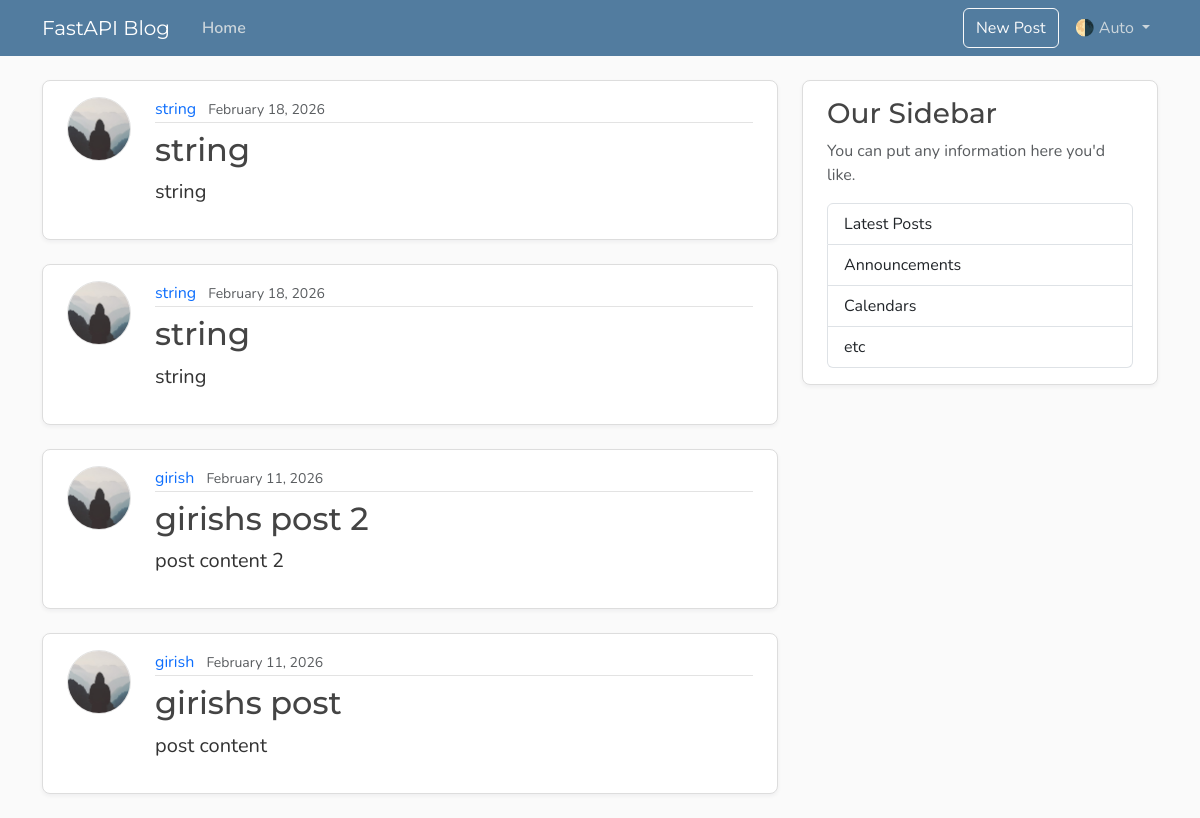
Page /posts on the earlier database version.
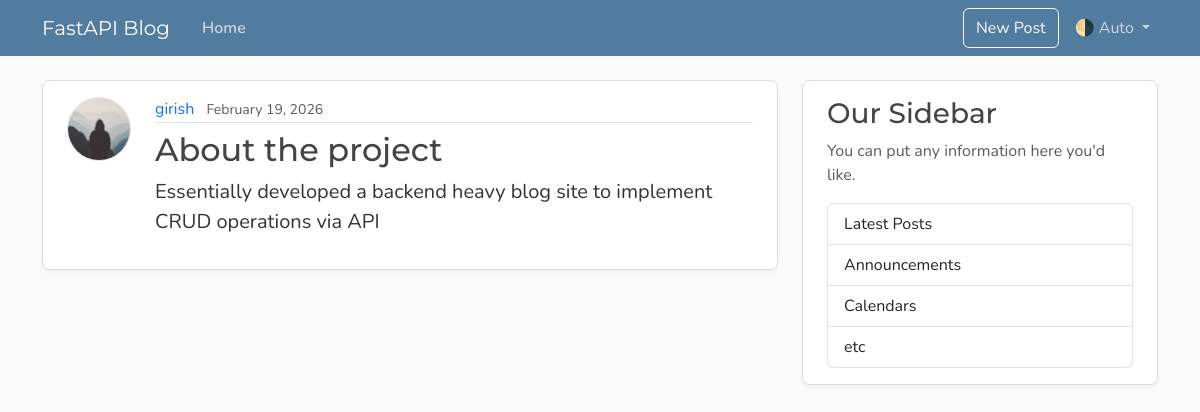
Same page on the later database version.
### models.py (models this page shows, shortened)
class Post(Base):
    __tablename__ = "posts"
    id: Mapped[int] = mapped_column(Integer, primary_key=True, index=True)
    title: Mapped[str] = mapped_column(String(100), nullable=False)
    content: Mapped[str] = mapped_column(Text, nullable=False)
    user_id: Mapped[int] = mapped_column(
        ForeignKey("users.id"),
        nullable=False,
        index=True,
    )
    date_posted: Mapped[datetime] = mapped_column(
        DateTime(timezone=True),
        default=lambda: datetime.now(UTC),
    )
    author: Mapped[User] = relationship(back_populates="posts")

class User(Base):
    __tablename__ = "users"
    id: Mapped[int] = mapped_column(Integer, primary_key=True, index=True)
    username: Mapped[str] = mapped_column(String(50), unique=True, nullable=False)
    email: Mapped[str] = mapped_column(String(120), unique=True, nullable=False)
    image_file: Mapped[str | None] = mapped_column(
        String(200),
        nullable=True,
        default=None,
    )
    posts: Mapped[list[Post]] = relationship(back_populates="author", cascade="all, delete-orphan")

### main.py (the view)
@app.get("/", include_in_schema=False, name="home")
@app.get("/posts", include_in_schema=False, name="posts")
async def home(request: Request, db: Annotated[AsyncSession, Depends(get_db)]):
    result = await db.execute(select(models.Post).options(selectinload(models.Post.author)).order_by(models.Post.date_posted.desc()),) #.options is the eager loading
    posts = result.scalars().all()
    return templates.TemplateResponse(
        request,
        "home.html",
        {"posts": posts, "title": "Home"},
    )

### templates/home.html
{% extends "layout.html" %}
{% block content %}
  {% for post in posts %}
    <article class="content-section py-3 px-4 mb-4">
      <div class="d-flex align-items-start gap-4">
        <img class="rounded-circle article-img flex-shrink-0"
             src="{{ post.author.image_path }}"
             alt="{{ post.author.username }}'s profile picture"
             width="64"
             height="64"
             loading="lazy">
        <div class="flex-grow-1">
          <div class="article-metadata mb-2">
            <a class="me-2"
               href="{{ url_for("user_posts", user_id=post.author.id) }}">{{ post.author.username }}</a>
            <small class="text-body-secondary">{{ post.date_posted.strftime("%B %d, %Y") }}</small>
          </div>
          <h2>
            <a class="article-title"
               href="{{ url_for("post_page", post_id=post.id) }}">{{ post.title }}</a>
          </h2>
          <p class="article-content">{{ post.content }}</p>
        </div>
      </div>
    </article>
  {% endfor %}
{% endblock content %}

### templates/layout.html (shortened to what this page needs)
<!DOCTYPE html>
<html lang="en">
  <head>
    <link href="https://cdn.jsdelivr.net/npm/bootstrap@5.3.8/dist/css/bootstrap.min.css"
          rel="stylesheet"
>
    <link rel="stylesheet"
          type="text/css"
          href="{{ url_for("static", path='css/main.css') }}">
  </head>
  <body class="d-flex flex-column min-vh-100">
    <header class="site-header">
      <nav class="navbar navbar-expand-md bg-steel fixed-top"
           data-bs-theme="dark">
        <div class="container">
          <a class="navbar-brand me-4" href="{{ url_for("home") }}">FastAPI Blog</a>
          <div class="collapse navbar-collapse" id="navbarToggle">
            <div class="navbar-nav me-auto">
              <a class="nav-link active"
                 aria-current="page"
                 href="{{ url_for("home") }}">Home</a>
            </div>
            <div class="navbar-nav">
              <button class="btn btn-outline-light mb-2 mb-md-0 me-md-2"
                type="button"
                data-bs-toggle="modal"
                data-bs-target="#createPostModal">New Post</button>
              <div class="nav-item dropdown">
                <a class="nav-link dropdown-toggle"
                   href="#"
                   role="button"
                   id="bd-theme"
                   data-bs-toggle="dropdown"
                   aria-expanded="false">
                  <span id="bd-theme-text">🌗 Auto</span>
                </a>
              </div>
            </div>
          </div>
        </div>
      </nav>
    </header>
    <main role="main" class="container">
      <div class="row">
        <div class="col-md-8">
          {% block content %}
          {% endblock content %}
        </div>
        <aside class="col-md-4">
          <div class="content-section py-3 px-4 mb-4">
            <h3>Our Sidebar</h3>
            <p class="text-body-secondary">You can put any information here you'd like.</p>
            <ul class="list-group">
              <li class="list-group-item">Latest Posts</li>
              <li class="list-group-item">Announcements</li>
              <li class="list-group-item">Calendars</li>
              <li class="list-group-item">etc</li>
            </ul>
          </div>
        </aside>
      </div>
    </main>
  </body>
</html>

### static/css/main.css (style rules this page uses)
:root { --font-heading: "Montserrat", system-ui, -apple-system, BlinkMacSystemFont, sans-serif; --font-body: "Nunito", system-ui, -apple-system, BlinkMacSystemFont, sans-serif; --color-bg-body: #fafafa; --color-bg-content: #ffffff; --color-text-primary: #333333; --color-text-heading: #444444; --color-steel: #527c9f; --color-nav-link: #cbd5db; --color-nav-link-hover: #ffffff; --color-link-hover: #428bca; --color-border: #dddddd; --color-border-light: #e3e3e3; --spacing-xl: 5rem; --article-img-size: 4rem; --account-img-size: 7.813rem; }
body { font-family: var(--font-body); background: var(--color-bg-body); color: var(--color-text-primary); }
main { padding-top: var(--spacing-xl); }
h1, h2, h3, h4, h5, h6 { font-family: var(--font-heading); color: var(--color-text-heading); }
.navbar-brand { font-family: var(--font-heading); }
a { text-decoration: none; }
.bg-steel { background-color: var(--color-steel); }
.site-header .navbar-nav .nav-link { color: var(--color-nav-link); transition: color 0.2s ease-in-out; }
.site-header .navbar-nav .nav-link.active { font-weight: 600; }
.content-section { background: var(--color-bg-content); border: 1px solid var(--color-border); border-radius: 0.5rem; box-shadow: 0 2px 4px rgba(15, 23, 42, 0.05); transition: box-shadow 0.15s ease, transform 0.15s ease, border-color 0.15s ease; }
.article-title { color: var(--color-text-heading); transition: color 0.2s ease-in-out; }
.article-content { white-space: pre-line; font-size: 1.25rem; }
.article-img { height: var(--article-img-size); width: var(--article-img-size); flex-shrink: 0; object-fit: cover; border: 1px solid var(--color-border-light); box-shadow: 0 0 0 2px var(--color-bg-content); }
.article-metadata { padding-bottom: 0.063rem; border-bottom: 1px solid var(--color-border-light); }
.article-metadata a { transition: color 0.2s ease-in-out; }
[data-bs-theme="dark"] { --color-bg-body: #1a1a1a; --color-bg-content: #2d2d2d; --color-text-primary: #e0e0e0; --color-text-heading: #f0f0f0; --color-border: #404040; --color-border-light: #4a4a4a; }

Differences in the rows shown:
removed Post: author.username "string", date_posted "February 18, 2026", title "string", content "string"
removed Post: author.username "string", date_posted "February 18, 2026", title "string", content "string"
removed Post: author.username "girish", date_posted "February 11, 2026", title "girishs post 2", content "post content 2"
changed Post "girish": date_posted "February 11, 2026" → "February 19, 2026"; title "girishs post" → "About the project"; content "post content" → "Essentially developed a backend heavy blog site to implement CRUD operations via API"
